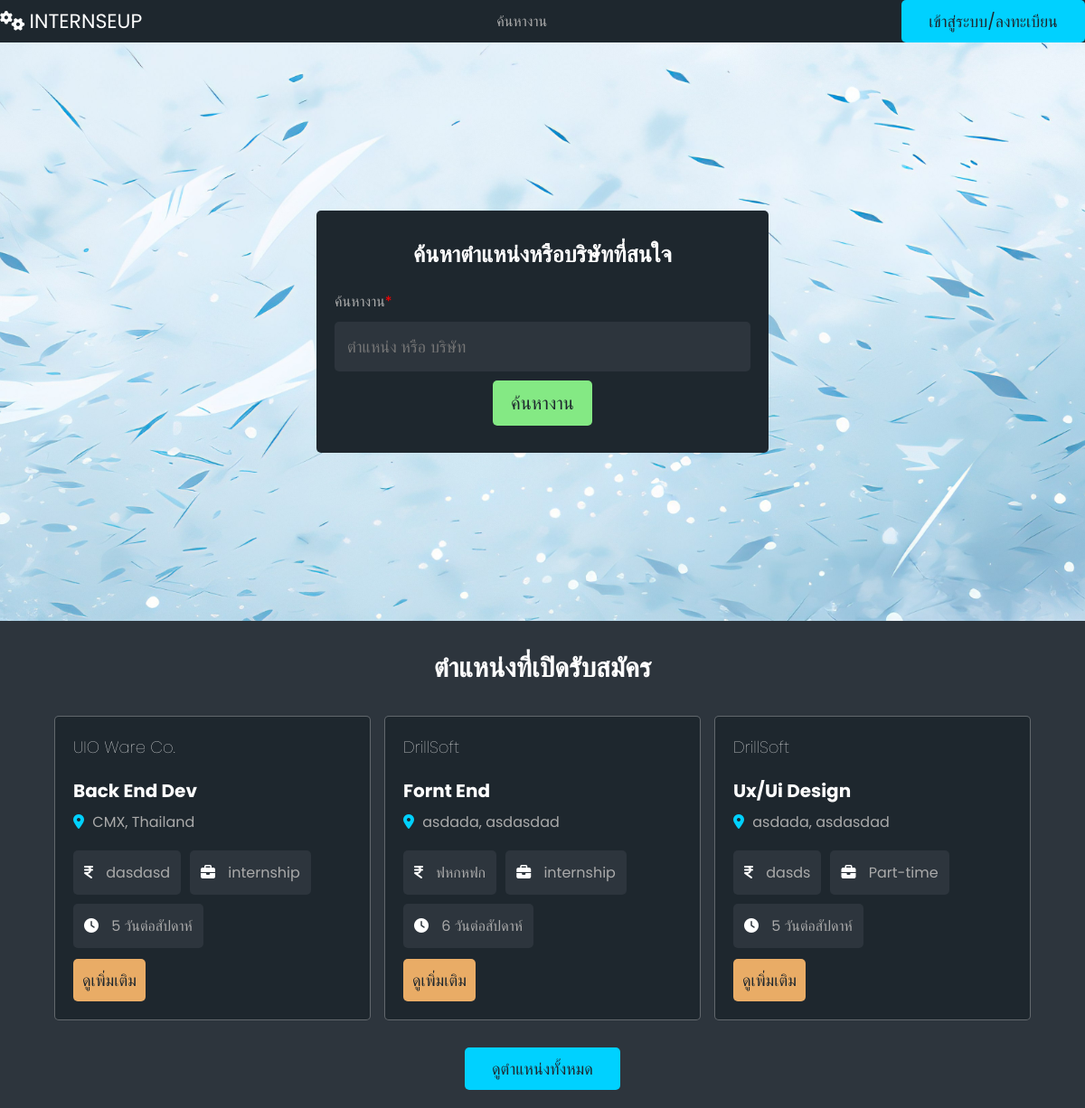
The page / on the database its author committed.
### usertype/models.py (models this page shows, shortened)
class Job(models.Model):
    jobname = models.CharField(max_length=255)
    jobdes = models.TextField()
    worktype = models.CharField(max_length=255)
    quality = models.TextField()
    benefit = models.TextField()
    workstart = models.TimeField()
    workend = models.TimeField()
    workday = models.CharField(max_length=255)
    requirement = models.TextField()
    qualifications = models.TextField(blank=True, null=True)
    skills = models.TextField()
    company = models.CharField(max_length=255)
    city = models.CharField(max_length=255)
    country = models.CharField(max_length=255)

### usertype/views.py (the view)
# urls.py: path("", views.home_view, name="home"),  # Home page
def home_view(request):
    jobs = Job.objects.all()
    return render(request, "usertype/home.html", {"jobs": jobs})

### usertype/templates/usertype/home.html (shortened to what this page needs)
<!DOCTYPE html>
<html lang="en">
  {% load static %}
  <head>
    <link rel="stylesheet" href="{% static "css/style.css" %}" />
  </head>
  <body>
  {% include "navbarmain.html" %}
    {% if user.role == 'STUDENT' %}
    <div class="home-container">
      <section class="home">
        <form action="{% url 'job_search' %}" method="post">
          {% csrf_token %}
          <h3>ค้นหาตำแหน่งหรือบริษัทที่สนใจ</h3>
          <p>ค้นหางาน<span>*</span></p>
          <input
            type="text"
            name="query"
            placeholder="ตำแหน่ง หรือ บริษัท"
            required
            maxlength="1000"
            class="input"
          />
          <input type="submit" value="ค้นหางาน" name="search" style="font-size:200%;" class="btn-green" />
        </form>
      </section>
    </div>
    <section class="jobs-container">
      <h1 class="heading">ตำแหน่งที่เปิดรับสมัคร</h1>
      <div class="box-container">
        {% for job in jobs %}
        <div class="box">
            <div class="company">
                <div>
                    <h3>{{ job.company }}</h3>
                    <p></p>
                </div>
            </div>
            <h3 class="job-title">{{ job.jobname }}</h3>
            <p class="location">
                <i class="fas fa-map-marker-alt"></i> <span>{{ job.city }}, {{job.country }}</span>
            </p>
            <div class="tags">
                <p>
                    <i class="fas fa-indian-rupee-sign"></i> <span>{{ job.benefit }}</span>
                </p>
                <p><i class="fas fa-briefcase"></i> <span>{{ job.worktype }}</span></p>
                <p><i class="fas fa-clock"></i> <span>{{ job.workday }}</span></p>
            </div>
            <div class="flex-btn">
                {% comment %} <a href="{% url 'view_job' job.id %}" class="btn">view details</a> {% endcomment %}
                <a href="{% url 'view_job' job_id=job.id %}" class="btn-more">ดูเพิ่มเติม</a>
            </div>
        </div>
      {% endfor %}
      </div>
      <div style="text-align: center; margin-top: 2rem">
        <a href="{% url "showalljob" %}" class="btn">ดูตำแหน่งทั้งหมด</a>
      </div>
    </section>
    <script src="{% static "js/script.js" %}"></script>
    {% elif user.role == 'COMPANY'%}
    {% include "navbarstatus.html" %}
    {% else%}
    <div class="home-container">
      <section class="home">
        <form action="{% url 'job_search' %}" method="post">
          <h3>ค้นหาตำแหน่งหรือบริษัทที่สนใจ</h3>
          <p>ค้นหางาน<span>*</span></p>
          <input
            type="text"
            name="query"
            placeholder="ตำแหน่ง หรือ บริษัท"
            required
            maxlength="1000"
            class="input"
          />
          <input type="submit" value="ค้นหางาน" name="search" style="font-size:200%;" class="btn-green" />
        </form>
      </section>
    </div>
    <section class="jobs-container">
      <h1 class="heading">ตำแหน่งที่เปิดรับสมัคร</h1>
      <div class="box-container">
        {% for job in jobs %}
        <div class="box">
            <div class="company">
                <div>
                    <h3>{{ job.company }}</h3>
                </div>
            </div>
            <h3 class="job-title">{{ job.jobname }}</h3>
            <p class="location">
                <i class="fas fa-map-marker-alt"></i> <span>{{ job.city }}, {{job.country }}</span>
            </p>
            <div class="tags">
                <p>
                    <i class="fas fa-indian-rupee-sign"></i> <span>{{ job.benefit }}</span>
                </p>
                <p><i class="fas fa-briefcase"></i> <span>{{ job.worktype }}</span></p>
                <p><i class="fas fa-clock"></i> <span>{{ job.workday }}</span></p>
            </div>
            <div class="flex-btn">
                <a href="{% url 'view_job' job.id %}" class="btn-more">ดูเพิ่มเติม</a>
            </div>
        </div>
      {% endfor %}
      </div>
      <div style="text-align: center; margin-top: 2rem">
        <a href="{% url "showalljob" %}" class="btn">ดูตำแหน่งทั้งหมด</a>
      </div>
    </section>
    {% endif %}
  </body>
</html>

### static/css/style.css (style rules this page uses)
:root { --main-color: #00d1ff; --red: red; --light-color: #aaa; --light-bg: #2d353d; --black: #1e272e; --white: #fff; --box-shadow: none; --border: 0.1rem solid rgba(255, 255, 255, 0.3); }
* { font-family: "Poppins", sans-serif; margin: 0; padding: 0; box-sizing: border-box; text-decoration: none; outline: none; border: none; }
html { font-size: 62.5%; overflow-x: hidden; scroll-padding-top: 7rem; scroll-behavior: smooth; }
body { background-color: var(--light-bg); }
section { padding: 2rem; margin: 0 auto; max-width: 1200px; }
.heading { text-align: center; margin-bottom: 2rem; font-size: 3rem; color: var(--white); text-transform: capitalize; padding: 1rem 0; }
.btn { display: inline-block; margin-top: 1rem; padding: 1rem 3rem; cursor: pointer; font-size: 1.8rem; color: var(--black); background-color: var(--main-color); border-radius: 0.5rem; text-transform: capitalize; text-align: center; }
.flex-btn { display: flex; align-items: center; justify-content: space-between; column-gap: 1rem; flex-wrap: wrap; }
.home-container { background: url("../images/background.jpg"); background-size: cover; background-position: center; background-attachment: fixed; background-blend-mode: color; }
.home-container .home { min-height: 80vh; display: flex; align-items: center; justify-content: center; }
.home-container .home form { background-color: var(--black); width: 50rem; border-radius: 0.5rem; padding: 3rem 2rem; text-align: center; }
.home-container .home form h3 { font-size: 2.5rem; color: var(--white); margin-bottom: 1rem; text-transform: capitalize; }
.home-container .home form p { text-align: left; font-size: 1.6rem; color: var(--light-color); padding-top: 1rem; }
.home-container .home form p span { color: var(--red); }
.home-container .home form .input { width: 100%; border-radius: 0.5rem; margin: 1rem 0; background-color: var(--light-bg); padding: 1.4rem; font-size: 1.8rem; color: var(--white); }
.jobs-container .box-container { display: grid; grid-template-columns: repeat(auto-fit, 35rem); gap: 1.5rem; align-items: flex-start; justify-content: center; }
.jobs-container .box-container .box { background-color: var(--black); border-radius: 0.5rem; border: var(--border); padding: 2rem; overflow-x: hidden; }
.jobs-container .box-container .box .company { display: flex; align-items: center; gap: 1.5rem; margin-bottom: 1.5rem; }
.jobs-container .box-container .box .company h3 { font-size: 1.8rem; color: var(--white); text-overflow: ellipsis; overflow-x: hidden; text-transform: capitalize; padding-bottom: 0.5rem; font-weight: lighter; }
.jobs-container .box-container .box .job-title { font-size: 2rem; color: var(--white); text-transform: capitalize; overflow-x: hidden; text-overflow: ellipsis; }
.jobs-container .box-container .box .location { padding: 0.7rem 0; font-size: 1.6rem; color: var(--light-color); }
.jobs-container .box-container .box .location i { margin-right: 0.5rem; color: var(--main-color); }
.jobs-container .box-container .box .tags { display: flex; flex-wrap: wrap; gap: 1rem; margin: 1.2rem 0; }
.jobs-container .box-container .box .tags p { padding: 1.2rem; border-radius: 0.5rem; background-color: var(--light-bg); font-size: 1.6rem; color: var(--light-color); }
.jobs-container .box-container .box .tags p i { margin-right: 0.5rem; color: var(--white); }
.jobs-container .box-container .box .tags p span { margin-left: 5px; max-width: 50px; white-space: normal; word-wrap: break-word; }
.btn-green, .btn-bule, .btn-danger, .btn-add { display: inline-block; padding: 1rem 2rem; cursor: pointer; font-size: 1.5rem; color: var(--black); border-radius: 0.5rem; text-transform: capitalize; text-align: center; text-decoration: none; }
.btn-more { background-color: rgb(233, 172, 102); display: inline-block; padding: 1rem 1rem; cursor: pointer; font-size: 1.8rem; color: var(--black); border-radius: 0.5rem; text-transform: capitalize; text-align: center; text-decoration: none; }
.btn-green { background-color: rgb(132, 233, 132); }

### rows shown on the page
Job: company "UIO Ware Co.", jobname "Back End Dev", city "CMX", country "Thailand", benefit "dasdasd", worktype "internship", workday "5 วันต่อสัปดาห์"
Job: company "DrillSoft", jobname "Fornt End", city "asdada", country "asdasdad", benefit "ฟหกหฟก", worktype "internship", workday "6 วันต่อสัปดาห์"
Job: company "DrillSoft", jobname "Ux/Ui Design", city "asdada", country "asdasdad", benefit "dasds", worktype "Part-time", workday "5 วันต่อสัปดาห์"
